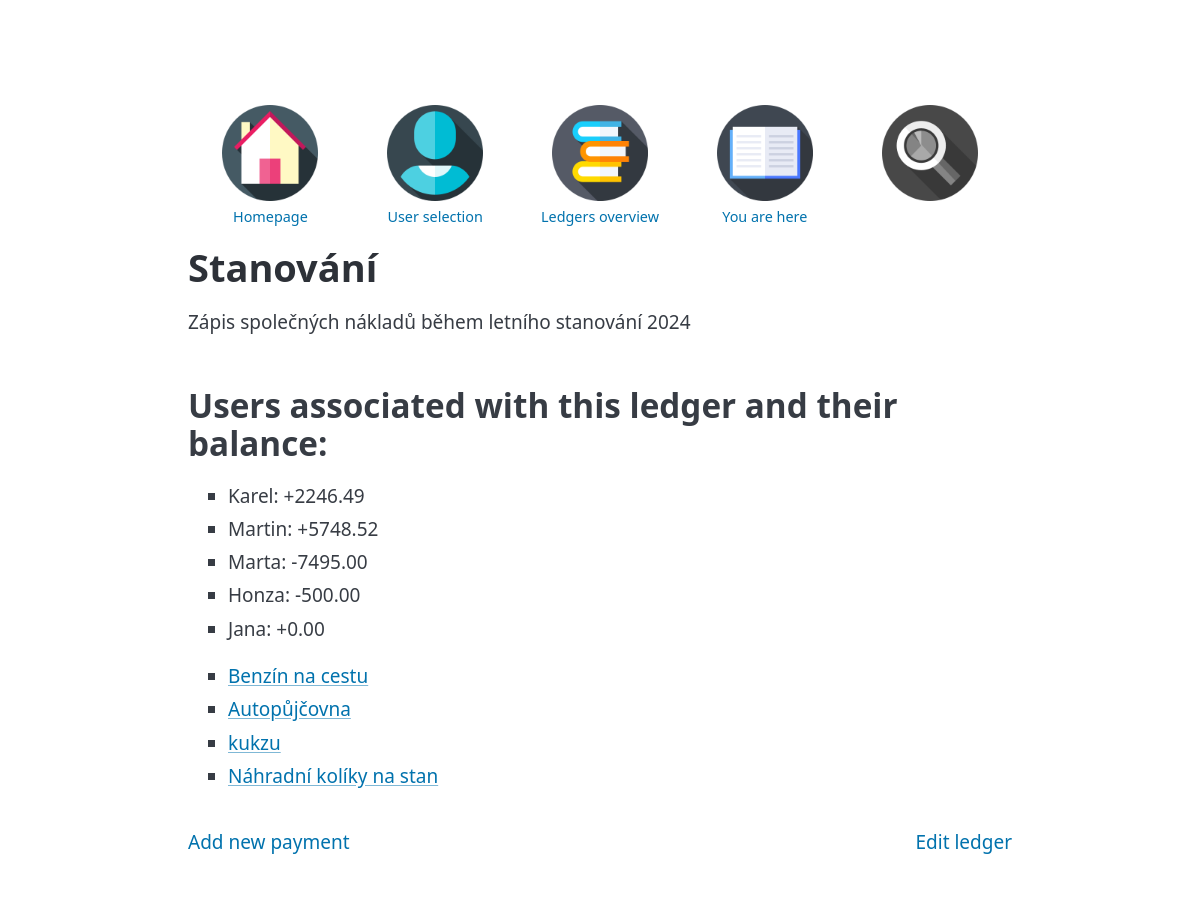
Before: /ledger_detail/2/1/ with the older database file.
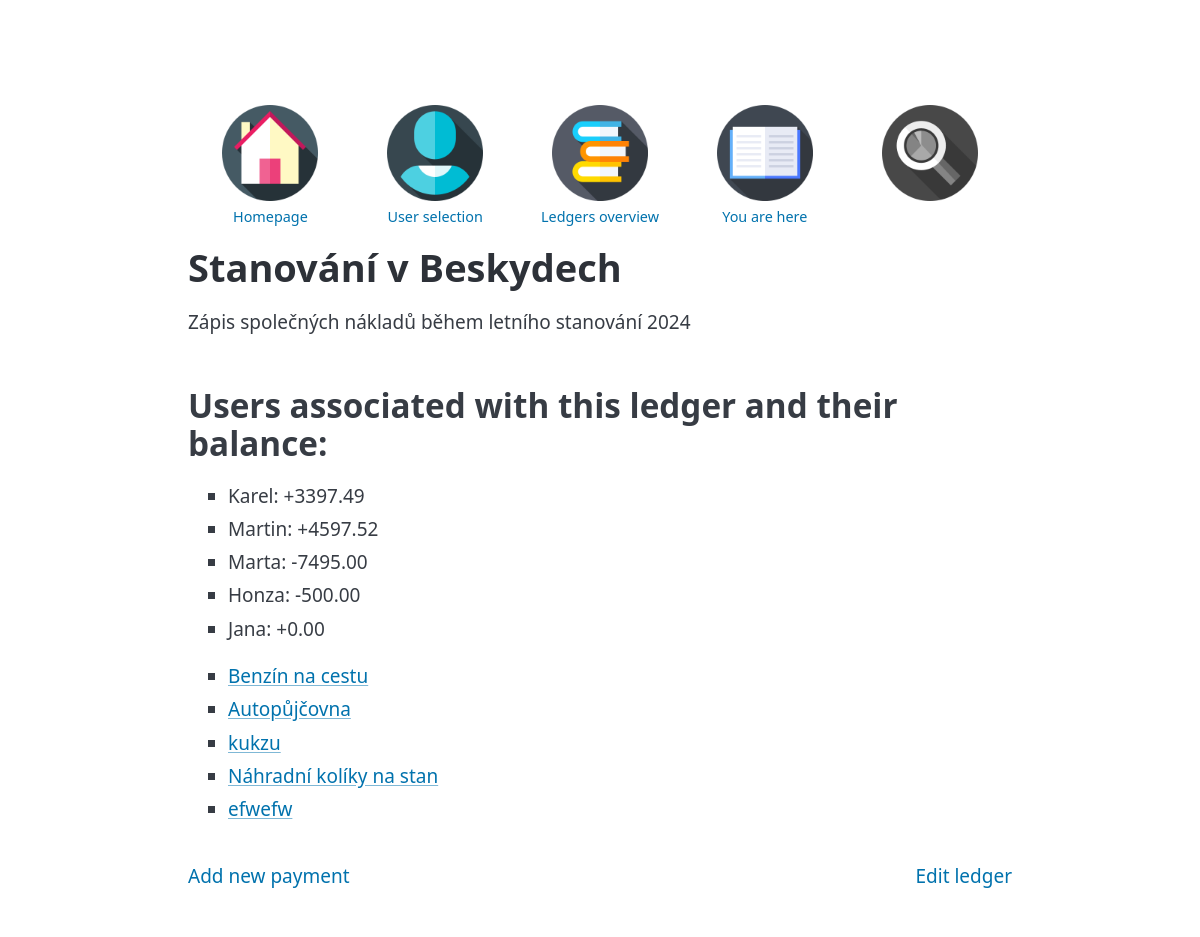
After: the same page with the newer database file.
### Bill_2_split/models.py (models this page shows, shortened)
class AbstractBase(models.Model):
    name = models.CharField(max_length=100)
    slug = models.SlugField(max_length=100, blank=True)
    desc = models.CharField(max_length=2000, blank=True)
    class Meta:
        abstract = True

class Ledger(AbstractBase):
    user = models.ForeignKey(User, on_delete=models.PROTECT)

class Payment(AbstractBase):
    user = models.ForeignKey(User, on_delete=models.PROTECT)
    ledger = models.ForeignKey(Ledger, on_delete=models.PROTECT)
    entry_time = models.DateTimeField(default=datetime.now)
    cost = models.DecimalField(max_digits=10, decimal_places=2)
    payment_time = models.DateTimeField(default=datetime.now)

### Bill_2_split/views.py (the view)
class LedgerDetailView(generic.DetailView):
    model = Ledger
    template_name = 'Bill_2_split/ledger_detail.html'
    title = 'Ledger detail'
    def get_object(self):
        ledger_pk = self.kwargs.get('ledger_pk')
        return Ledger.objects.get(pk=ledger_pk)
    def get_context_data(self, **kwargs):
        context = super().get_context_data(**kwargs)
        ledger = self.get_object()
        user_id = self.kwargs.get('user_pk')
        user = User.objects.get(pk=user_id)
        payments = Payment.objects.filter(ledger=ledger)
        relations = Relation.objects.filter(payment__in=payments)
        ledger_users = User.objects.filter(relation__in=relations).distinct()
        user_balances = []
        for user in ledger_users:
            user_relations = relations.filter(user=user)
            balance = sum(
                payment.cost * relation.relation
                for payment in payments
                for relation in user_relations
                if relation.payment == payment
            )
            balance_str = f"{user.name}: {balance:+.2f}"
            user_balances.append(balance_str)
            print(f'User: {user.name}, Balance: {balance}')
        context['relations'] = relations
        context['ledger'] = ledger
        context['ledger_users'] = ledger_users
        context['payments'] = payments
        context['user'] = user
        context['user_balances'] = user_balances
        return context

### Bill_2_split/templates/Bill_2_split/ledger_detail.html (shortened to what this page needs)
{% extends 'Bill_2_split/_base.html' %}
{% block Bill_2_split_content %}
{% load static %}
<nav id="horni-nav">
    <ul>
        <li><a href="{% url 'Bill_2_split:IndexView' %}">
            <img src="{% static 'Bill_2_split/icons/home_page.png' %}"><span>Homepage</span></a></li>
        <li><a href="{% url 'Bill_2_split:UserView' %}">
            <img src="{% static 'Bill_2_split/icons/user.png' %}"><span>User selection</span></a></li>
        <li><a href="{% url 'Bill_2_split:ListOfLedgersView' user.pk %}">
            <img src="{% static 'Bill_2_split/icons/ledgers.png' %}"><span>Ledgers overview</span></a></li>
        <li><a href="{% url 'Bill_2_split:LedgerDetailView' ledger.pk user.pk %}">
            <img src="{% static 'Bill_2_split/icons/ledger.png' %}"><span>You are here</span></a></li>
        <li><a href=""><img src="{% static 'Bill_2_split/icons/bw_glass.png' %}"></a></li>
    </ul>
</nav>
<h1>
    {{ ledger.name }}
</h1>
<p> {{ ledger.desc }}</p>
<h2>Users associated with this ledger and their balance:</h2>
<ul>
    {% for user_balance in user_balances %}
    <li>{{ user_balance }}</li>
    {% empty %}
    <li>No users associated with this ledger.</li>
    {% endfor %}
</ul>
<ul>
    {% for payment in payments %}
    <li>
        <a href="{% url 'Bill_2_split:PaymentDetailView' payment.pk ledger.pk user.pk %}"> {{ payment.name }} </a>
    </li>
    {% endfor %}
</ul>
<nav>
    <ul>
        <li>
            <a href="{% url 'Bill_2_split:PaymentAddView' ledger.pk user.pk %}">Add new payment</a>
        </li>
    </ul>
    <ul>
        <li>
            <a href="{% url 'Bill_2_split:LedgerEditView' ledger.pk user.pk %}"> Edit ledger</a>
        </li>
    </ul>
</nav>
{% endblock %}

Changed rows visible on the page:
changed Ledger: name "Stanování" → "Stanování v Beskydech"
added Payment: name "efwefw"
Other visible differences:
new list line: "Karel: +3397.49"
new list line: "Martin: +4597.52"
list line gone: "Karel: +2246.49"
list line gone: "Martin: +5748.52"
